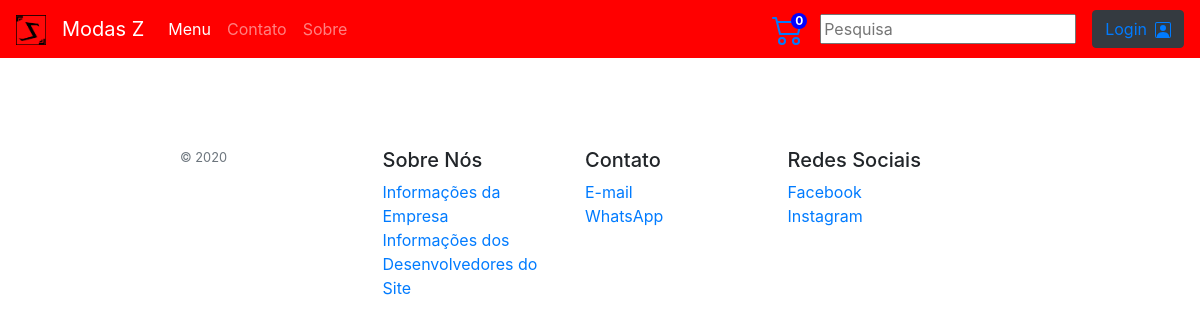
The page /indexAlterarProduto.php on the database as committed earlier.
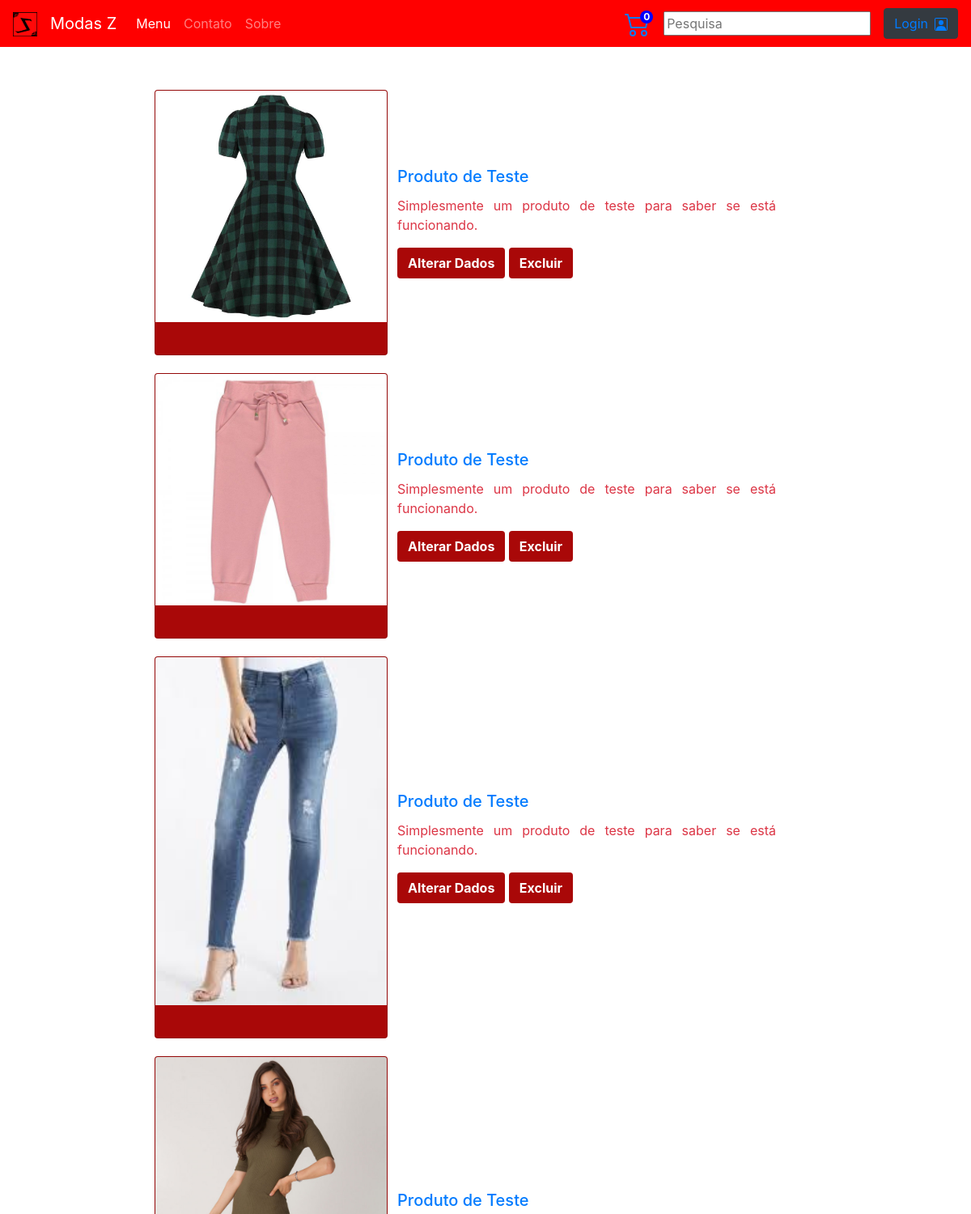
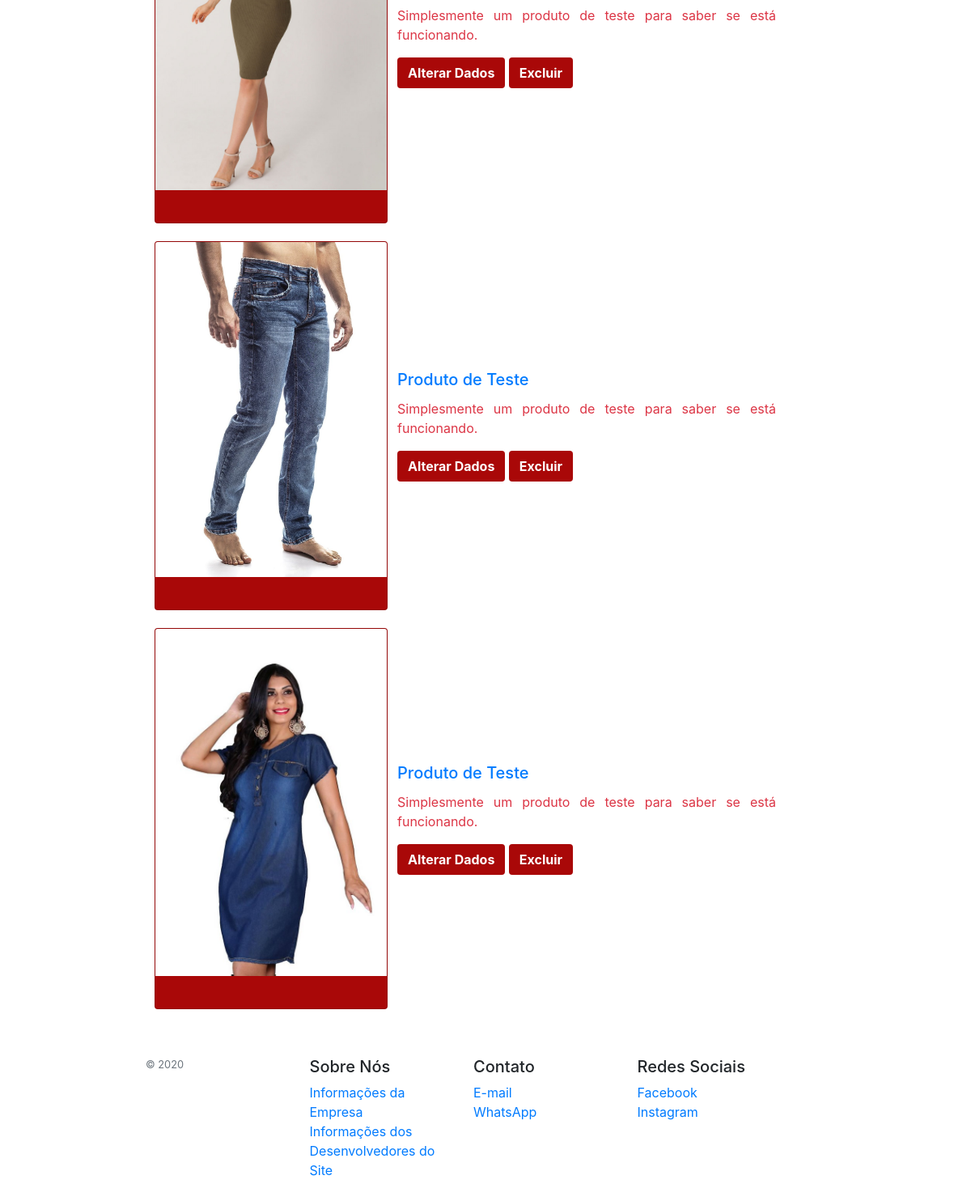
The same page on the database as committed later (2 pictures, top to bottom).
### tables this page shows
CREATE TABLE `produtos` (
  `id` int(11) NOT NULL,
  `nome` varchar(300) NOT NULL,
  `anoLancamento` year(4) NOT NULL,
  `descricaoM` varchar(600) NOT NULL,
  `preco` double NOT NULL,
  `qtd` int(11) NOT NULL,
  `ntp` int(11) DEFAULT NULL,
  `tamanho` varchar(300) DEFAULT NULL,
  `foto` varchar(100) NOT NULL,
  `descricaoP` varchar(10000) NOT NULL
);

### indexAlterarProduto.php (the view, shortened to what the changed rows need)
<?php
include('conexao.php');
?>
<!DOCTYPE html>
<html>
<head>
  <link rel="stylesheet" type="text/css" href="CSS/bootstrap.min.css">
  <link rel="stylesheet" type="text/css" href="CSS/my.css">
</head>
<body>
 <?php
  $script = "SELECT * FROM produtos";
  $consulta = $conexao->query($script);
  if (!$consulta) {
    echo "Deu erro!";
    echo $conexao->error;
  } else {
    $total = $consulta->num_rows;
    if ($total > 0) {
      echo '
      <table>
        <tbody id="myTable">';
      while ($linha = $consulta->fetch_array(MYSQLI_ASSOC)) {
        $id = $linha['id'];
        $nomeP = $linha['nome'];
        $descricaoMenu = $linha['descricaoM'];
        $foto = $linha['foto'];
  echo '
      <tr>
        <td>
          <div class="card" style="width: 18rem; margin: 10px;">
            <img class="card-img-top" src="' . $foto . '" alt="Card image cap">
            <div class="card-body">
            </div>
          </div>
        </td>
        <td>
          <h5 class="card-title text-primary text-justify">' . $nomeP . '</h5>
          <p class="card-text text-danger text-justify">' . $descricaoMenu . '</p>
          <button type="button" class="btn darkmode-ignore btnAlterarProduto font-weight-bold" style="background-color: #A90808;"><a href="alterarProduto.php?id=' . $id . '" style="color: white;">Alterar Dados</a></button>
          <button type="button" class="btn darkmode-ignore btnAlterarProduto font-weight-bold" style="background-color: #A90808;"><a href="acaoExcluirProdutoPopUpConfirm.php?id=' . $id . '&nome=' . $nomeP . '" style="color: white;">Excluir</a></button>
        </td>
      </tr>'; }
    echo '
      </tbody>
    </table>'; }}
  ?>
    </body>
    </html>

Rows that differ between the two databases and show on the page:
added produtos: foto (picture), nome "Produto de Teste", descricaoM "Simplesmente um produto de teste para saber se está funcionando."
added produtos: foto (picture), nome "Produto de Teste", descricaoM "Simplesmente um produto de teste para saber se está funcionando."
added produtos: foto (picture), nome "Produto de Teste", descricaoM "Simplesmente um produto de teste para saber se está funcionando."
added produtos: foto (picture), nome "Produto de Teste", descricaoM "Simplesmente um produto de teste para saber se está funcionando."
added produtos: foto (picture), nome "Produto de Teste", descricaoM "Simplesmente um produto de teste para saber se está funcionando."
added produtos: foto (picture), nome "Produto de Teste", descricaoM "Simplesmente um produto de teste para saber se está funcionando."
